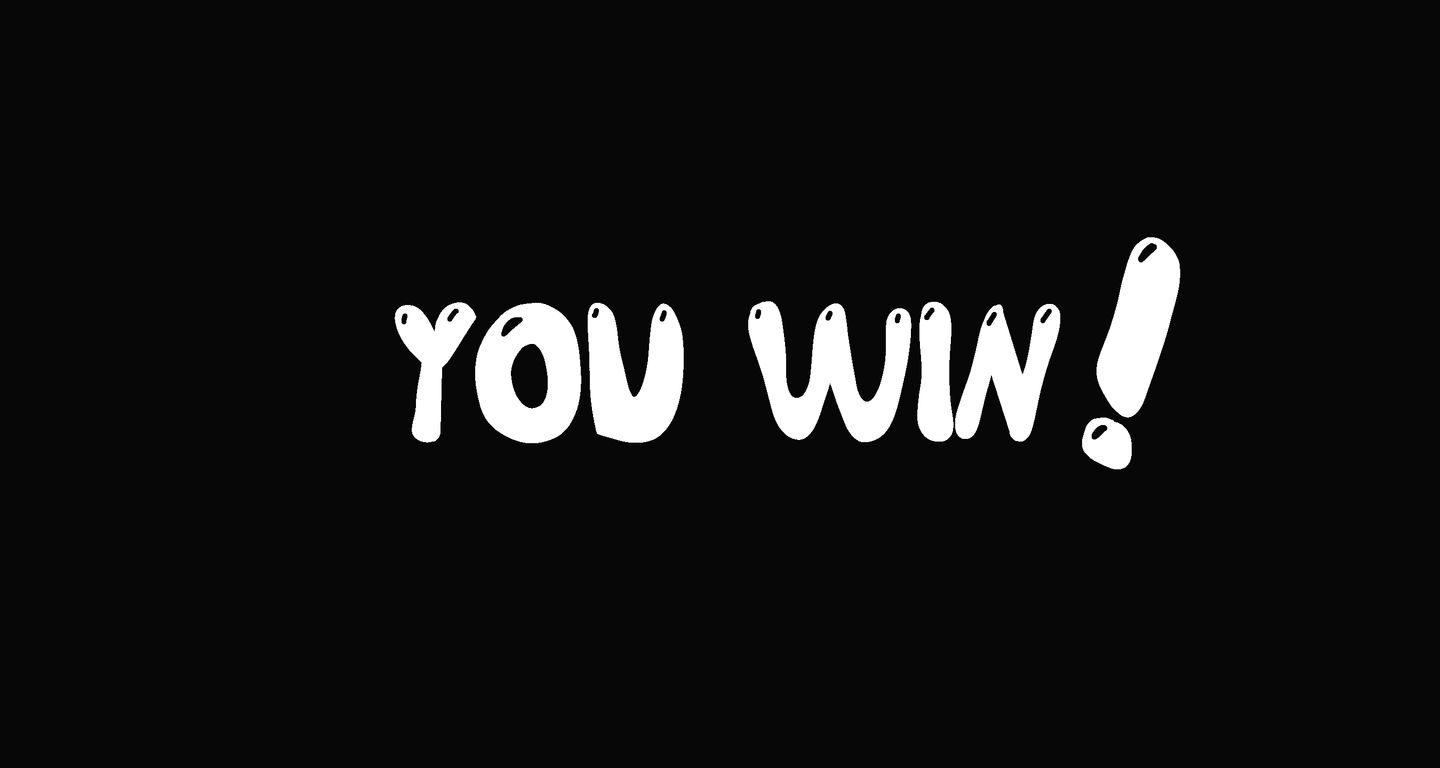

A 2D game scene composited from a Tiled map and its tileset images. What follows is a short description and the map's XML, with each tile layer's data collapsed to a summary:
An orthogonal 45x24 tile map with 32x32 px tiles, 1 tile layer (Fond).

<map version="1.2" tiledversion="1.3.1" orientation="orthogonal" renderorder="left-up" compressionlevel="0" width="45" height="24" tilewidth="32" tileheight="32" infinite="0" nextlayerid="2" nextobjectid="1">
 <tileset firstgid="1" name="youWin" tilewidth="32" tileheight="32" tilecount="768" columns="32">
  <image source="youWin.jpg" width="1024" height="768" />
 </tileset>
 <layer id="1" name="Fond" width="45" height="24">
  <data>[1080 cells, 1080 non-empty, 768 distinct tile ids]</data>
 </layer>
</map>
